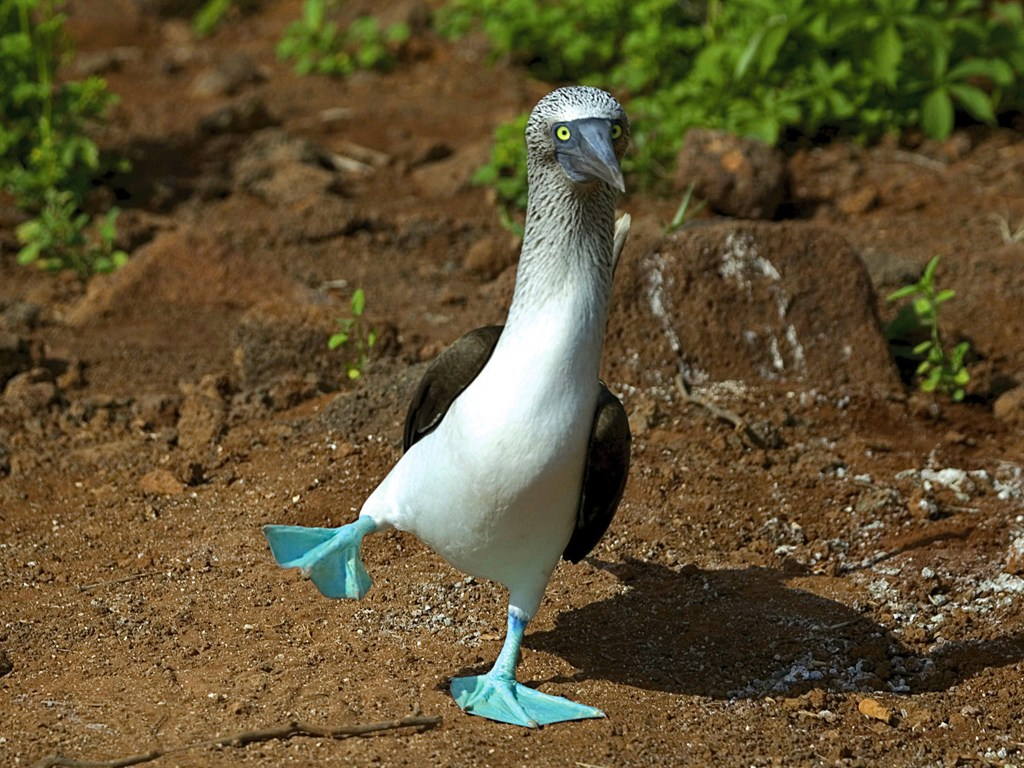
#> input picture 03-openCV/04-birdie_mask/birdie.jpg, 1024 x 768 px
$ jupyter execute --allow-errors BirdieMask-SOLUTIONS.ipynb
#> lines starting #> are read from the running program, lines starting #| are printed output that depends on the picture; after the words box and inside, x2 and y2 are one past the last pixel; in counts of white or black regions, pixels touching at a corner belong together
### utils.py
import cv2
import numpy as np
from matplotlib import pyplot as plt

#############################
#### Parameters
#############################

video_port = 0

#############################
#### Show Image
#############################

# [7 lines left out: function show_inline, not called in this run]


def close_windows():
    '''Close popup window via 'ESC' key.'''
    while cv2.waitKey(200) & 0xFF != 27:
        pass
    cv2.destroyAllWindows()
    cv2.waitKey(1)

#############################
#### Show Video
#############################

# [11 lines left out: function video, not called in this run]

def shrink(img, scale):
    '''Returns a shrinked image by the scale specified.'''
    return cv2.resize(img, None, fx=scale, fy=scale, interpolation=cv2.INTER_AREA)

#############################
#### Display Coordinates
#############################

# [79 lines left out: functions coordinates, findEdgedImage, findGreatestContour, detectDrawings, find_center, find_radius, not called in this run]

#############################
#### HSV
#############################

def hsv_select(filename):
    '''Thresholds image via HSV Trackbar values.'''
#> called with filename = 'birdie.jpg'
    img = cv2.imread(filename)
#> img is the input picture: shape (768, 1024, 3); mean B, G, R 51.1, 82.8, 96.3
    h, w, ch = img.shape
#> h = 768; w = 1024; ch = 3
    if w > 700:
        img = cv2.resize(img, (700, int(h*(700.0/w))))  # resize to width of 700
#> img: shape (525, 700, 3)
    img_hsv = cv2.cvtColor(img, cv2.COLOR_BGR2HSV)
#> img_hsv: shape (525, 700, 3); mean H, S, V 24.9, 141.7, 100.4

    window_name = 'HSV Select'
    cv2.imshow(window_name, img)
    hsv_min = np.array([0, 0, 0])
    hsv_max = np.array([179, 255, 255])
    def callback(value):
#> called with value = 0
        hsv_min[0] = cv2.getTrackbarPos('H_min', window_name)
        hsv_max[0] = cv2.getTrackbarPos('H_max', window_name)
        hsv_min[1] = cv2.getTrackbarPos('S_min', window_name)
        hsv_max[1] = cv2.getTrackbarPos('S_max', window_name)
        hsv_min[2] = cv2.getTrackbarPos('V_min', window_name)
        hsv_max[2] = cv2.getTrackbarPos('V_max', window_name)
        mask = cv2.inRange(img_hsv, hsv_min, hsv_max)
#> mask: shape (525, 700); every value is 255
        img_masked = cv2.bitwise_and(img, img, mask=mask)
        cv2.putText(img_masked, 'HSV Lower: {}'.format(tuple(hsv_min)), (10, 35), 0, 0.75, (255, 255, 255), 2)
        cv2.putText(img_masked, 'HSV Upper: {}'.format(tuple(hsv_max)), (10, 70), 0, 0.75, (255, 255, 255), 2)
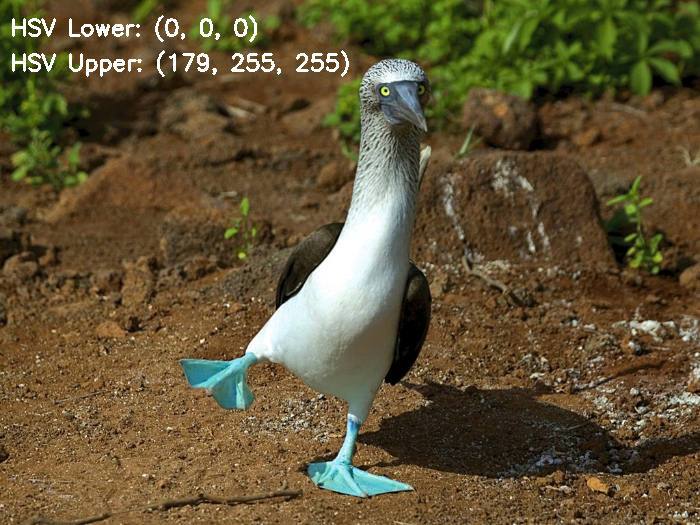
#> img_masked: shape (525, 700, 3); mean B, G, R 53.2, 84.5, 97.8
        cv2.imshow(window_name, img_masked)
    # make the trackbar used for HSV masking
    cv2.createTrackbar('H_min', window_name, 0, 179, callback)
    cv2.createTrackbar('H_max', window_name, 0, 179, callback)
    cv2.createTrackbar('S_min', window_name, 0, 255, callback)
    cv2.createTrackbar('S_max', window_name, 0, 255, callback)
    cv2.createTrackbar('V_min', window_name, 0, 255, callback)
    cv2.createTrackbar('V_max', window_name, 0, 255, callback)
    # set initial trackbar values
    cv2.setTrackbarPos('H_min', window_name, 0)
    cv2.setTrackbarPos('H_max', window_name, 179)
    cv2.setTrackbarPos('S_min', window_name, 0)
    cv2.setTrackbarPos('S_max', window_name, 255)
    cv2.setTrackbarPos('V_min', window_name, 0)
    cv2.setTrackbarPos('V_max', window_name, 255)
    # call callback to show HSV bounds before trackbar is moved
    callback(0)
    # wait for 'ESC' destroy windows
    while cv2.waitKey(200) & 0xFF != 27:
#> (key Esc is pressed here)
        pass
    cv2.destroyAllWindows()
    cv2.waitKey(1)


# [165 lines left out: functions hsv_select_live, find_object, draw_matches, get_hough_lines, draw_hough_lines, draw_checkerboard_center, not called in this run]


### 03-openCV/04-birdie_mask/BirdieMask-SOLUTIONS.ipynb
[cell 1]
# FIRST import all the necessary libraries and modules!
import cv2               # import OpenCV
import numpy as np       # import NumPy

# import instructor made functions
import sys
sys.path.insert(0, '../..')
from utils import *

# Birdie Mask Lab

<p style='font-size:1.75rem;line-height:1.5'>
    One cool thing we can do with OpenCV is <b style="color:blue">object detection</b>, in particular, <b style="color:red">by colors</b>!
    </p>


<p style='font-size:1.75rem;line-height:1.5'>
    In this lab, we will learn how to:
    <ul style='font-size:1.75rem;line-height:2'>
        <li>Find HSV color ranges using: <code>hsv_select</code></li>
        <li>Mask an image using: <code>cv2.inRange</code></li>
        <li>Mask multiple colors using bitwise image arithmetic operations:
            <br> <code>cv2.bitwise_and</code>
            <br> <code>cv2.bitwise_not</code>
        </li>
    </ul>
</p>

# Masks
## What is a Mask?

<p style='font-size:1.75rem;line-height:1.5'>
    Masks are images. They tell the <b style="color:blue">computer what to cover</b> and <b style="color:green">what to show</b>.
    </p>

<p style='font-size:1.75rem;line-height:1.5'>
    Consider the <b style="color:blue">hacker mask</b> below.
    <br> The only parts that are see-through are the eyes:
    </p>


<p style='font-size:1.75rem;line-height:1.5'>
    So when we put that mask on a face... <b style="color:green">Only the eyes show</b>!
    </p>

<p style='font-size:1.75rem;line-height:1.5'>
    Similar to the face mask above, <b style="color:brown">OpenCV masks</b>:
    <ul style='font-size:1.75rem;line-height:2'>
        <li><b style="color:blue">Cover parts of an image</b> with BLACK (aka the face mask)</li>
        <li>Only allows <b style="color:green">specific parts of an image</b> to show as NORMAL or WHITE (aka the eyes).</li>
    </ul>
    </p>

<p style='font-size:1.75rem;line-height:1.5'>
    Below is an example of a masked image of a hand:
    <br> Discuss! Which part is <b>masked</b>, and which part is <b>unmasked</b>?
    </p>


# Masks in OpenCV

<p style='font-size:1.75rem;line-height:1.5'>
    On a mask, there can only be <b>2 values</b> in each pixel: <code>0</code> and <code>255</code>.
    <br> When we <b>apply a mask</b> to an image, if the pixel value is:
    <ul style='font-size:1.75rem;line-height:2'>
        <li><code>0</code> (or <b style="color:blue">False</b>), the pixel will be <b style="color:blue">BLACK</b>.</li>
        <li><code>255</code> (or <b style="color:green">True</b>), the pixel <b style="color:green">WILL SHOW / BE WHITE</b>.</li>
    </ul>
    </p>

# HSV Masking

<p style='font-size:1.75rem;line-height:1.5'>
    <b style="color:#072F5F">H</b><b style="color:#3895D3">S</b><b style="color:#58CCED">V</b> tends to be better for tracking an object by color than <b style="color:blue">B</b><b style="color:green">G</b><b style="color:red">R</b>.
    </p>
<p style='font-size:1.75rem;line-height:1.5'>
    <b>Why do you think this is?</b>
    </p>
<p style='font-size:1.75rem;line-height:1.5'>
    We can mask video frames using lower and upper bounds for <b style="color:#072F5F">hue (H)</b>, <b style="color:#3895D3">saturation (S)</b>, and <b style="color:#58CCED">value (V)</b> to track objects by their color.
    </p>

<p style='font-size:2.25rem;line-height:1.5'>
    <b style="color:red">Exercise</b>
    </p>
<p style='font-size:1.75rem;line-height:1.5'>
    <b>Run the code below</b>, and <b>move the HSV trackbar values around</b> to get familiar with how masks work. Press ESC to close the pop-up.
    </p>

<p style='font-size:1.75rem;line-height:1.5'>
    You should get a pop-up window that looks something like this:
    </p>

[cell 2]
hsv_select('birdie.jpg')

# Making a Mask

<p style='font-size:1.75rem;line-height:1.5'>
    <b style="color:magenta">Different HSV values</b> affect the <b style="color:magenta">types of colors</b> we mask!
    </p>

<p style='font-size:1.75rem;line-height:1.5'>
    We can <b>generate a mask</b> based on the color specified using the function <code>cv2.inRange</code>. This function takes in the <b style="color:blue">image</b> and <b style="color:red">lower</b>/<b style="color:green">upper</b> bounds of the color we want to make a mask of. It has the following format:
    </p>

<pre style='font-size:1.75rem;line-height:1.5'>
    img = cv2.inRange(&lt;image&gt;, &lt;color_hsv_lower&gt;, &lt;color_hsv_upper&gt;)
    </pre>

<p style='font-size:2.25rem;line-height:1.5'>
    <b style="color:red">Exercise</b>
    </p>
<p style='font-size:1.75rem;line-height:1.5'>
    Let's mask the birdie's feet!
    </p>
<p style='font-size:1.75rem;line-height:1.5'>
    <b>Hint:</b> Use <code>hsv_select</code> to find the upper and lower HSV bounds!
    </p>
<p style='font-size:1.75rem;line-height:1.5'>
    Your mask should look something like this:
    </p>

<p style='font-size:1.75rem;line-height:1.5'>
    We're going to write and use a function to find the mask so that we can reuse our code.
    </p>

[cell 3]
# Run this function to find the HSV upper and lower bounds!
hsv_select('birdie.jpg')
#> (key Enter is pressed here)

#> (a cell that did not finish here is left out)

[cell 5]
# SOLUTION
def mask_birdie(hsv_lower, hsv_upper):
    # TASK 1: Read and save 'birdie.jpg'
#> called with hsv_lower = (63, 62, 85), hsv_upper = (99, 255, 255)
    img = cv2.imread('birdie.jpg')

    # TASK 2: Use cv2.cvtColor to convert the image to HSV
    img_hsv = cv2.cvtColor(img, cv2.COLOR_BGR2HSV)
#> img_hsv: shape (768, 1024, 3); mean H, S, V 24.9, 142.5, 100.6

    # TASK 3: Create a mask for 'birdie.jpg' with cv2.inRange
    mask = cv2.inRange(img_hsv, hsv_lower, hsv_upper)
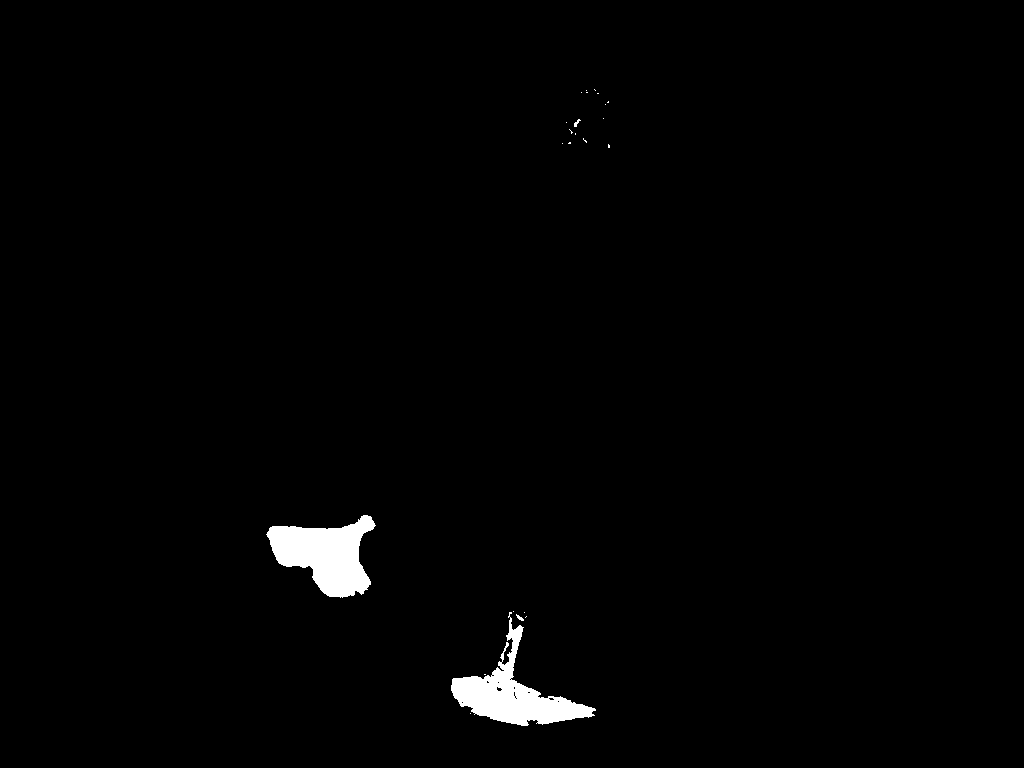
#> mask: shape (768, 1024); 1.3% white; 24 white regions (20 under 20 px), largest, box (x1, y1, x2, y2) and area: (266, 515, 376, 598) 5204, (451, 612, 596, 726) 4939, (574, 119, 581, 127) 25, (516, 614, 524, 621) 25

    # TASK 4: Return the mask
    return mask

# TASK 5: Find the HSV lower and upper bounds for the birdie's FEET
hsv_lower_feet = (63, 62, 85)    # Replace NONE with integers!
hsv_upper_feet = (99, 255, 255)  # Replace NONE with integers!

# TASK 6: Call the mask_birdie function (pass in the HSV bounds above!)
mask = mask_birdie(hsv_lower_feet, hsv_upper_feet)

# TASK 7: Show the mask in a popup window
cv2.imshow('Masked Birdie', mask)

# TASK 8: Close the window
close_windows()
#> (key Esc is pressed here)

# Applying Masks via Bitwise Operations!

<p style='font-size:1.75rem;line-height:1.5'>
    Bitwise functions help us <b>create masks of two or more colors</b>!
    </p>

<p style='font-size:1.75rem;line-height:1.5'>
    <code>cv2.bitwise_and</code> show the <b style="color:green">real colors</b> of a masked image. It has the following format:
    </p>
<pre style='font-size:1.75rem;line-height:1.5'>
    img_res = cv2.bitwise_and(&lt;image1&gt;, &lt;image2&gt;, mask=&lt;our_mask&gt;)
    </pre>

<p style='font-size:1.75rem;line-height:1.5'>
    <code>cv2.bitwise_not</code> <b style="color:blue">flips each pixel</b> in a mask (turning <b style="color:green">True</b> -> <b style="color:red">False</b> and <b style="color:red">False</b> -> <b style="color:green">True</b>). This helps us <b>control the colors we want to show</b>. It has the following format:
    </p>
<pre style='font-size:1.75rem;line-height:1.5'>
    img_res = cv2.bitwise_not(&lt;mask&gt;)
    </pre>

<p style='font-size:1.75rem;line-height:1.5'>
    Below are examples of different bitwise functions, and how they affect images.
    </p>

# Applying the Mask: `cv2.bitwise_and()`

<p style='font-size:1.75rem;line-height:1.5'>
    We can use <code>cv2.bitwise_and()</code> to create a new image where <b style="color:green">True</b> pixels on the mask will show <b style="color:green">real colors</b>.
    </p>

<p style='font-size:2.25rem;line-height:1.5'>
    <b style="color:red">Exercise</b>
    </p>
<p style='font-size:1.75rem;line-height:1.5'>
    Use <code>cv2.bitwise_and()</code> to mask <code>birdie.jpg</code> to get its <b style="color:green">real colors</b>!
    </p>

<p style='font-size:1.75rem;line-height:1.5'>
    Your mask should look something like this:
    </p>

<p style='font-size:1.75rem;line-height:1.5'>
    Useful Notes:
     <ul style='font-size:1.75rem;line-height:2'>
        <li>Inputs <code>&lt;image1&gt;</code> and <code>&lt;image2&gt;</code> should be the SAME image.</li>
        <ul style='font-size:1.75rem;line-height:2'>
            <li>Use the original <code>img</code>.</li>
            </ul>
        <li>Use our masked birdie feet from the previous exercise as the input mask for <code>mask=&lt;our_mask&gt;</code> </li>
     </ul>
    </p>

[cell 6]
def color_mask_birdie(mask):
    # TASK 1: Read 'birdie.jpg'
    img = cv2.imread('birdie.jpg')

    # TASK 2: Use cv2.bitwise_and to create a color mask


    # TASK 3: Return the color mask


# TASK 4: Use the color_mask_birdie function to create a color mask
#         Hint: Use the same mask you created before from "Making a Mask"! (It should still be saved)


# TASK 5: Show the color mask in a popup window


# TASK 6: Close the window

[cell 7]
# SOLUTION (run previous solutions)
def color_mask_birdie(mask):
    # TASK 1: Read 'birdie.jpg'
    img = cv2.imread('birdie.jpg')

    # TASK 2: Use cv2.bitwise_and to create a color mask
    color_mask = cv2.bitwise_and(img, img, mask=mask)

    # TASK 3: Return the color mask
    return color_mask

# TASK 4: Use the color_mask_birdie function to create a color mask
#         Hint: Use the same mask you created before from "Making a Mask"! (It should still be saved)
color_mask = color_mask_birdie(mask)

# TASK 5: Show the masked image in a popup window
cv2.imshow('Color Masked Birdie', color_mask)

# TASK 6: Close the window
close_windows()
#> (key Enter is pressed here)

# Inverting the Mask: `cv2.bitwise_not`

<p style='font-size:2.25rem;line-height:1.5'>
    <b style="color:red">Exercise</b>
    </p>
<p style='font-size:1.75rem;line-height:1.5'>
    Now let's reverse, or <strong>invert</strong> the mask using <code>cv2.bitwise_not</code> so we get the real color of the <b>background instead of the birdie</b>!
    </p>

<p style='font-size:1.75rem;line-height:1.5'>
    <b>Hint:</b> Use the combined mask you made in the Combining Masks exercise!
    </p>

<p style='font-size:1.75rem;line-height:1.5'>
    Your mask should look something like this:
    </p>


[cell 8]
# Make sure to run the previous cell blocks first!
# TASK 1: Use cv2.bitwise_not to invert the mask. Use the mask you made from "Making a Mask".


# TASK 2: Use color_mask_birdie to show the real colors


# TASK 3: Show the masked image in a popup window


# TASK 4: Close the window

[cell 9]
# SOLUTION (run previous solutions)
# TASK 1: Use cv2.bitwise_not to invert the mask. Use the mask you made from "Making a Mask".
inverted_mask = cv2.bitwise_not(mask)

# TASK 2: Use color_mask_birdie to show the real colors
inverted_color_mask = color_mask_birdie(inverted_mask)

# TASK 3: Show the masked image in a popup window
cv2.imshow('Inverted Masked Birdie', inverted_color_mask)

# TASK 4: Close the window
close_windows()
